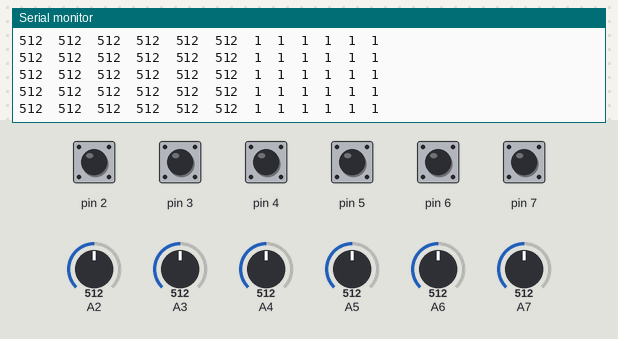
The sketch below on a simulated Arduino Nano, built with avr-gcc and run on an emulated ATmega328P. Parts: the last lines printed to the serial monitor. The test bench sets the inputs (shaded band); at power-on: pin 2–7 HIGH, A3 = 512, A2 = 512, A4 = 512, A5 = 512, A6 = 512, A7 = 512.

Above: at 4.2 s.
4.3 s: A3 set to 108
At 4.8 s:
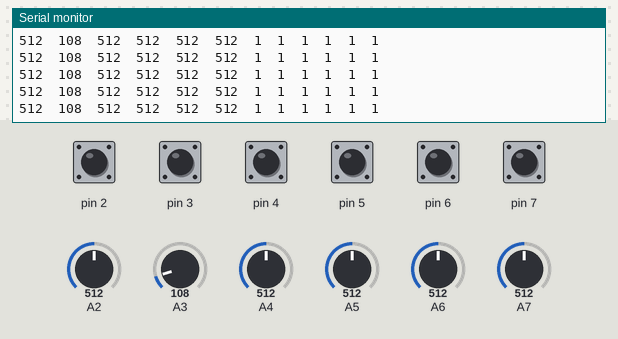
7.3 s: A3 set to 91
At 8.0 s:
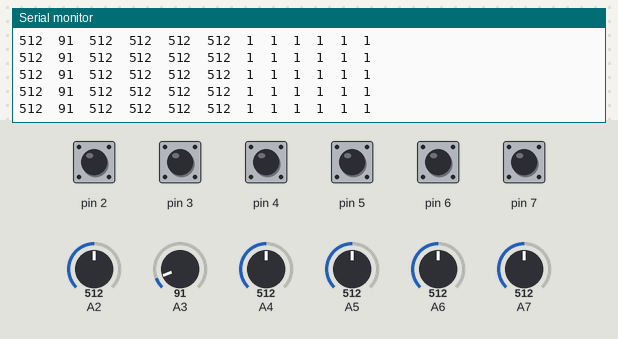
16.3 s: A2 set to 89
At 17.2 s:
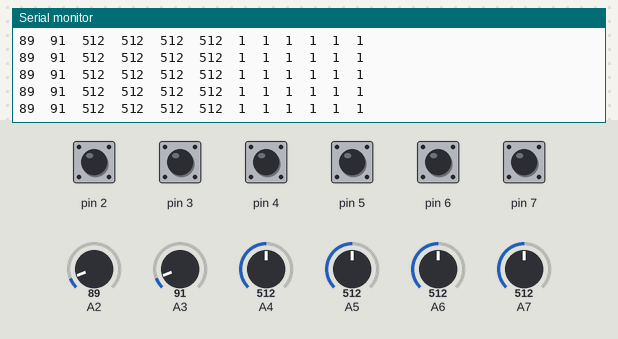
19.3 s: A2 set to 107
At 20.1 s:
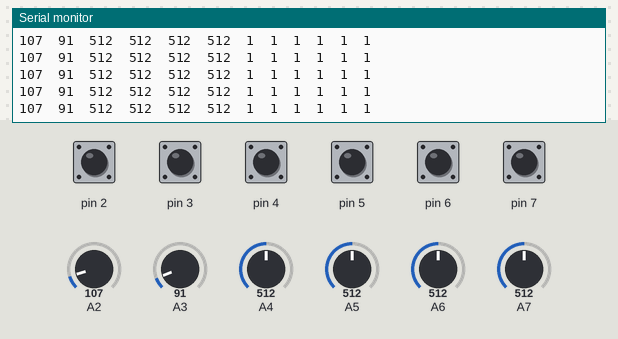
Timing chart, 0 to 21.8 s (numbered marks = the images above; inputs shaded):
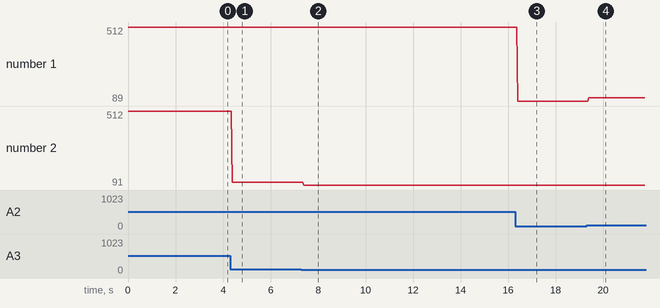

The sketch:

AnalogInOutSerial0.ino
```cpp
void setup() {
   Serial.begin(9600);
   pinMode(2, INPUT_PULLUP);
   pinMode(3, INPUT_PULLUP);
   pinMode(4, INPUT_PULLUP);
   pinMode(5, INPUT_PULLUP);
   pinMode(6, INPUT_PULLUP);
   pinMode(7, INPUT_PULLUP);
}

void loop() {
  Serial.print(analogRead(A2));
  Serial.print("\t");
  Serial.print(analogRead(A3));
  Serial.print("\t");
  Serial.print(analogRead(A4));
  Serial.print("\t");
  Serial.print(analogRead(A5));
  Serial.print("\t");
  Serial.print(analogRead(A6));
  Serial.print("\t");
  Serial.print(analogRead(A7));
  Serial.print("\t");
  Serial.print(digitalRead(2));
  Serial.print("\t");
  Serial.print(digitalRead(3));
  Serial.print("\t");
  Serial.print(digitalRead(4));
  Serial.print("\t");
  Serial.print(digitalRead(5));
  Serial.print("\t");
  Serial.print(digitalRead(6));
  Serial.print("\t");
  Serial.print(digitalRead(7));
  Serial.println("\t");


  delay(2);
}
```

Measured:
- after the input at 4.3 s, the serial monitor: prints a new line after 0.09 s (image 1)
- after the input at 7.3 s, the serial monitor: prints a new line after 0.09 s (image 2)
- after the input at 16.3 s, the serial monitor: prints a new line after 0.10 s (image 3)
- after the input at 19.3 s, the serial monitor: prints a new line after 0.09 s (image 4)
- plotted number 1: 512 → 89 after the input at 16.3 s, 89 → 107 after the input at 19.3 s
- plotted number 2: 512 → 108 after the input at 4.3 s, 108 → 91 after the input at 7.3 s
